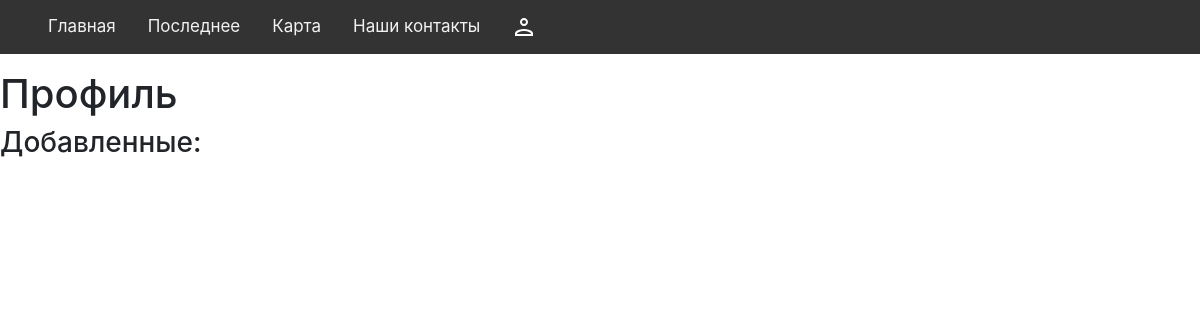
/profile/4, run on an earlier commit of the app's database.
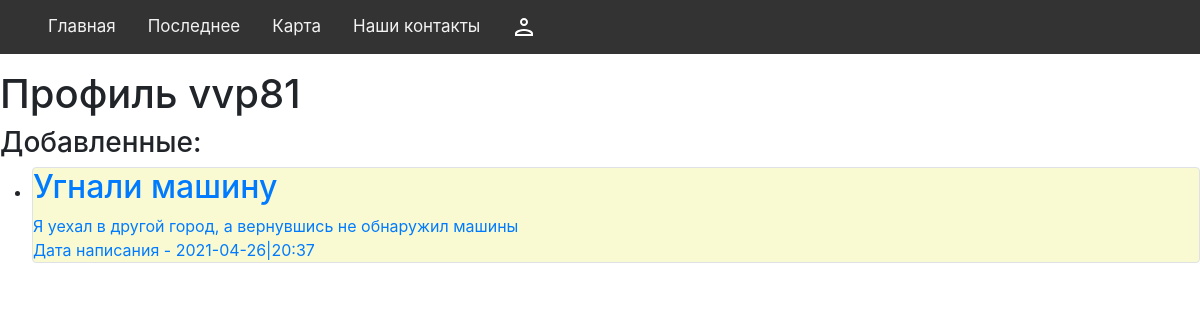
And on a later commit of the database.
### data/users.py (models this page shows, shortened)
class User(SqlAlchemyBase):
    __tablename__ = "users"
    id = sqlalchemy.Column(sqlalchemy.Integer, primary_key=True, autoincrement=True)
    name = sqlalchemy.Column(sqlalchemy.String, nullable=True)
    email = sqlalchemy.Column(sqlalchemy.String, index=True, unique=True, nullable=True)
    hashed_password = sqlalchemy.Column(sqlalchemy.String, nullable=True)
    created_date = sqlalchemy.Column(sqlalchemy.DateTime, default=datetime.datetime.now)
    news = orm.relation("Crimes", back_populates="user")
    questions = orm.relation("Questions", back_populates="user")

### data/crimes.py (models this page shows)
class Crimes(SqlAlchemyBase):
    __tablename__ = "crimes"
    id = sqlalchemy.Column(sqlalchemy.Integer, primary_key=True, autoincrement=True)
    kind = sqlalchemy.Column(sqlalchemy.String, nullable=True)
    title = sqlalchemy.Column(sqlalchemy.String, nullable=True)
    adress = sqlalchemy.Column(sqlalchemy.String, nullable=True)
    content = sqlalchemy.Column(sqlalchemy.String, nullable=True)
    created_date = sqlalchemy.Column(sqlalchemy.DateTime, default=datetime.datetime.now)
    user_id = sqlalchemy.Column(sqlalchemy.Integer, sqlalchemy.ForeignKey("users.id"))
    user = orm.relation("User")

### app.py (the view, shortened to what this page needs)
@app.route("/profile/<id>", methods=["POST", "GET"])
def profile(id):
    global logged
    global user_data
    db_sess = db_session.create_session()
    lich_crimes = db_sess.query(Crimes).filter(Crimes.user_id == id).all()
    if request.method == "POST":
        logged = False
        user_data = None
        return redirect("/")
    if not user_data or str(user_data.id) != str(id):
        user_data1 = db_sess.query(User).filter(User.id == id).first()
        return render_template(
            "profile.html",
            login=logged,
            user_data=user_data1,
            crimes=lich_crimes,
            admin=False,
        )

### data/db_session.py (called while the page is built)
def create_session() -> Session:
    global __factory
    return __factory()

### templates/profile.html (shortened to what this page needs)
{% extends 'base.html' %}
{% block content -%}
<h1>Профиль {{user_data.name}}</h1>
<div>
    <h3>Добавленные:</h3>
    <ul>
        {% for item in crimes %}
        <li><a href="/crimes/{{item.id}}">
                <div class="col-md6 border rounded" style="background-color: lightgoldenrodyellow;">
                    <h2>{{item.title}}</h2>
                    <div>
                        {{item.content}}
                    </div>
                    <div>
                        Дата написания - {{item.created_date.isoformat("|","minutes")}}
                    </div>
                </div>
            </a></li>
        {% endfor %}
    </ul>
</div>{% endblock -%}

### templates/base.html (shortened to what this page needs)
<!DOCTYPE html>
<html lang="en">
<head>
    <link type="text/css" href="{{ url_for('static', filename='css/main.css') }}" rel="stylesheet">
    <link type="text/css" href="{{ url_for('static', filename='css/nav_bar.css') }}" rel="stylesheet">
    <link type="text/css" href="{{ url_for('static', filename='css/contact.css') }}" rel="stylesheet">
    <link rel="stylesheet" href="https://cdn.jsdelivr.net/npm/bootstrap@5.0.0-beta1/dist/css/bootstrap.min.css"
>
    <link rel="stylesheet" href="https://maxcdn.bootstrapcdn.com/bootstrap/4.0.0/css/bootstrap.min.css"
>
</head>
<body>
    {%- block mainmenu -%}
    <ul class="navigation">
        <a href="/">Главная</a>
        <a href="/crimes">Последнее</a>
        <a href="/map">Карта</a>
        <a href="/contact"> Наши контакты </a>
        {% if login %}
        <a href="/profile/{{user_data.id}}" class="login"><svg xmlns="http://www.w3.org/2000/svg" x="0px" y="0px"
                width="24" height="24" viewBox="0 0 172 172" style=" fill:#000000;">
                <g fill="none" fill-rule="nonzero" stroke="none" stroke-width="1" stroke-linecap="butt"
                    stroke-linejoin="miter" stroke-miterlimit="10" stroke-dasharray="" stroke-dashoffset="0"
                    font-family="none" font-weight="none" font-size="none" text-anchor="none"
                    style="mix-blend-mode: normal">
                    <path d="M0,172v-172h172v172z" fill="none"></path>
                    <g fill="#ffffff">
                        <path
                            d="M86,21.5c-15.83216,0 -28.66667,12.8345 -28.66667,28.66667c0,15.83216 12.8345,28.66667 28.66667,28.66667c15.83216,0 28.66667,-12.8345 28.66667,-28.66667c0,-15.83216 -12.8345,-28.66667 -28.66667,-28.66667zM86,100.33333c-21.52867,0 -64.5,10.80733 -64.5,32.25v17.91667h129v-17.91667c0,-21.44267 -42.97133,-32.25 -64.5,-32.25z">
                        </path>
                    </g>
                </g>
            </svg></a>
        {% else %}
        <a href="/login" class="login"></a>
        {% endif %}
    </ul>
    {% endblock mainmenu %}
    {% block content -%}
    {% endblock -%}
</body>
</html>

### static/css/nav_bar.css (style rules this page uses)
.navigation { background-color: #333; overflow: hidden; }
.navigation a { float: left; color: #f2f2f2; text-align: center; padding: 14px 16px; text-decoration: none; font-size: 17px; }
.login { left: 0px; }

What changed in the data, as far as the page shows it:
added User: name "vvp81"
added Crimes: title "Угнали машину", content "Я уехал в другой город, а вернувшись не обнаружил машины", created_date "2021-04-26|20:37"
